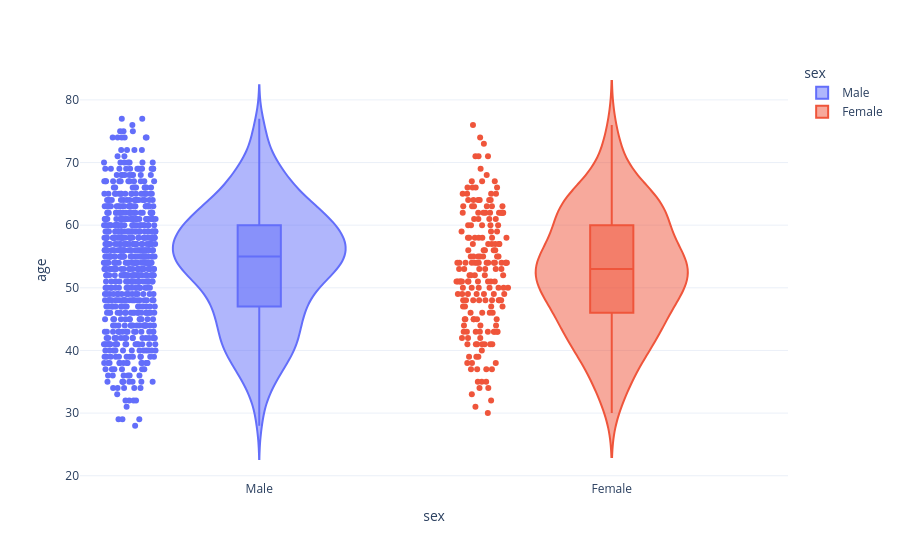

Notebook cell for this chart:
### Markdown cell above
# VOILIN GRAPH

### Code cell
fig = px.violin(df,
                x="sex",
                y="age",
                color="sex",
                box=True,
                points="all",
               )
fig.update_layout(template="plotly_white")

### Figure 1 — Plotly figure (JSON) as saved in the notebook; plotly's stock layout.template omitted (floating-point values rounded to 4 significant figures; data arrays with more than 128 entries replaced by an {"elided": "..."} marker saying what was removed)
{"data": [{"alignmentgroup": "True", "box": {"visible": true}, "hovertemplate": "sex=%{x}<br>age=%{y}<extra></extra>", "legendgroup": "Male", "marker": {"color": "#636efa"}, "name": "Male", "offsetgroup": "Male", "orientation": "v", "points": "all", "scalegroup": "True", "showlegend": true, "type": "violin", "x": {"elided": "726 str values"}, "x0": " ", "xaxis": "x", "y": {"elided": "726 int values"}, "y0": " ", "yaxis": "y"}, {"alignmentgroup": "True", "box": {"visible": true}, "hovertemplate": "sex=%{x}<br>age=%{y}<extra></extra>", "legendgroup": "Female", "marker": {"color": "#EF553B"}, "name": "Female", "offsetgroup": "Female", "orientation": "v", "points": "all", "scalegroup": "True", "showlegend": true, "type": "violin", "x": {"elided": "194 str values"}, "x0": " ", "xaxis": "x", "y": {"elided": "194 int values"}, "y0": " ", "yaxis": "y"}], "layout": {"legend": {"title": {"text": "sex"}, "tracegroupgap": 0}, "margin": {"t": 60}, "violinmode": "overlay", "xaxis": {"anchor": "y", "categoryarray": ["Male", "Female"], "categoryorder": "array", "domain": [0, 1], "title": {"text": "sex"}}, "yaxis": {"anchor": "x", "domain": [0, 1], "title": {"text": "age"}}}}
